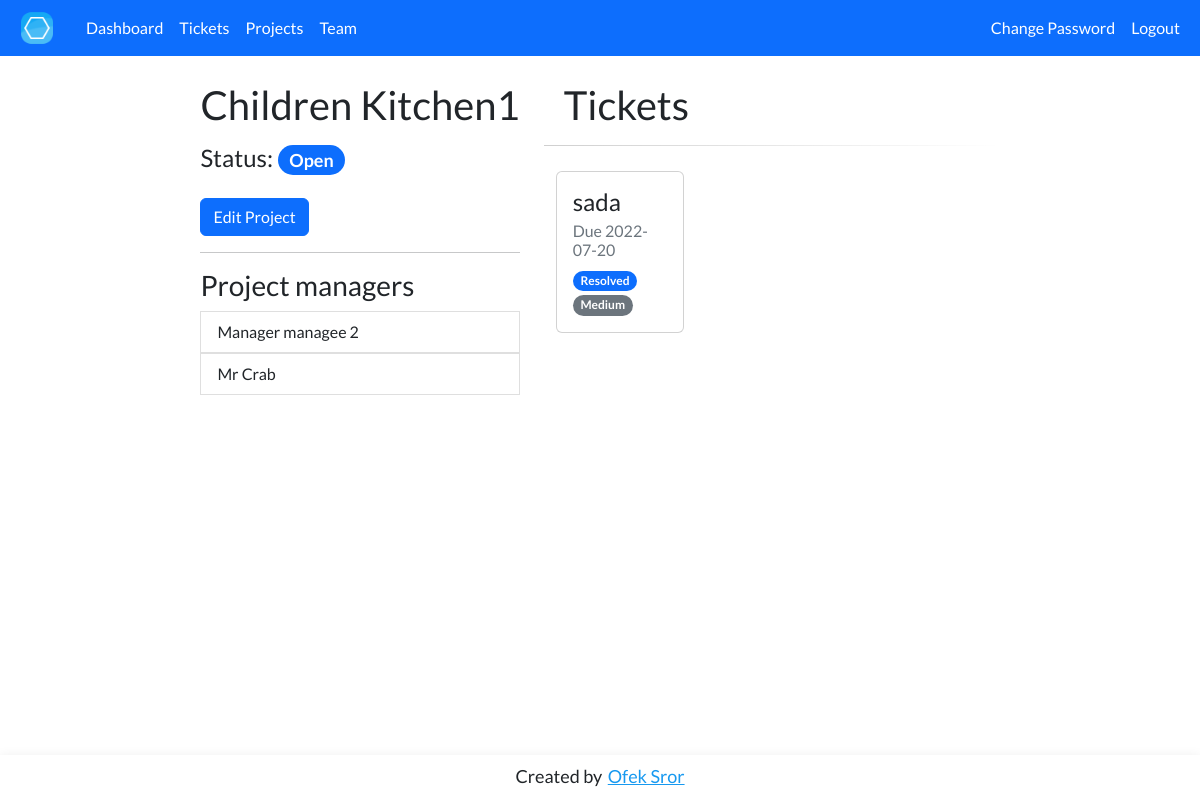
/projects/?project=2 (signed in), run on the app's committed database.
### tables this page shows
CREATE TABLE projects (
    id INTEGER PRIMARY KEY,
    company INTEGER,
    title TEXT,
    status TEXT,
    FOREIGN KEY(company) REFERENCES companies(id)
);

CREATE TABLE users (
    id INTEGER PRIMARY KEY,
    first_name TEXT,
    last_name TEXT,
    email TEXT,
    password_hash TEXT NOT NULL,
    slack TEXT,
    role TEXT,
    company_id INTEGER,
    FOREIGN KEY(company_id) REFERENCES companies(id)
);

CREATE TABLE tickets (
    id INTEGER PRIMARY KEY,
    title TEXT,
    description TEXT,
    status TEXT,
    priority TEXT,
    type TEXT,
    deadline DATE,
    time_estimate INTEGER,
    author INTEGER,
    date_added DATE,
    project INTEGER,
    accepted BIT DEFAULT 0,
    FOREIGN KEY(author) REFERENCES users(id)
    FOREIGN KEY(project) REFERENCES projects(id)
);

### app.py (the view)
@app.route("/projects/", methods=["GET", "POST"])
@login_required
def previewProject():
    if request.method == "POST":
        ProjectID = request.form.get("projectID")
        Title = request.form.get("projectTitle")
        Status = request.form.get("projectStatus")
        if session['role'] == 'admin':
            cursor.execute('DELETE FROM assignedprojects WHERE project_id = ?', (ProjectID,))
            Managers = request.form.getlist("projectAssign")
            for ManagerID in Managers:
                cursor.execute("INSERT INTO assignedprojects (project_id, manager_id) VALUES (?, ?)", (ProjectID, ManagerID,))
        cursor.execute("UPDATE projects SET title=?, status=? WHERE id = ?", (Title, Status, ProjectID,))
        db.commit()
        url = "/projects/?project=" + ProjectID
        return redirect(url)
    else:
        projectID = request.args.get("project")
        if not projectID:
            return redirect('/')
        test_projectCompany = cursor.execute("SELECT company FROM projects WHERE id = ?", (projectID,)).fetchall()
        if not test_projectCompany:
            return redirect('/')
        if session['company'] != test_projectCompany[0][0]:
            return redirect('/')
        projectTitle, projectStatus = cursor.execute("SELECT title, status FROM projects WHERE id = ?", (projectID,)).fetchall()[0]
        sManagers = cursor.execute("SELECT id, first_name, last_name, email, slack FROM users WHERE id IN (SELECT manager_id FROM assignedprojects WHERE project_id = ?)", (projectID,)).fetchall()
        managers = []
        for i in sManagers:
            managers.append({
                'id': i[0],
                'name': i[1] + " " + i[2],
                'email': i[3],
                'slack': i[4]
            })
        sTickets = cursor.execute("SELECT id, title, description, status, priority, type, deadline, date_added, author FROM tickets WHERE project = ?", (projectID,)).fetchall()
        tickets = []
        for i in sTickets:
            tickets.append({
                'ID': i[0],
                'Title': i[1],
                'Description': i[2],
                'Status': i[3],
                'Priority': i[4],
                'Type': i[5],
                'Deadline': i[6],
                'Date_added': i[7],
                'Author': i[8],
            })
        if session['role'] == 'admin':
            controlAccess = 1
            sMembers = cursor.execute("SELECT id, first_name, last_name FROM users WHERE company_id = ? AND role='manager'", (session['company'],)).fetchall()
            members = []
            for i in sMembers:
                members.append({
                    'id': i[0],
                    'name': i[1] + " " + i[2]
                })
            return render_template('projectPreview.html', ProjectTitle=projectTitle, ProjectStatus=projectStatus, ProjectID=projectID, ControlAccess=controlAccess, Members=members, Managers=managers, Tickets=tickets)
        elif session['role'] == 'manager':
            if cursor.execute("SELECT manager_id FROM assignedprojects WHERE project_id = ? AND manager_id = ?", (projectID, session['user_id'],)).fetchall()[0][0]:
                controlAccess = 2
        else:
            controlAccess = 0
        return render_template('projectPreview.html', ProjectTitle=projectTitle, ProjectStatus=projectStatus, ProjectID=projectID, ControlAccess=controlAccess, Managers=managers, Tickets=tickets)

### helpers.py (called while the page is built)
def login_required(f):
    @wraps(f)
    def decorated_function(*args, **kwargs):
        if session.get("user_id") is None:
            return redirect("/account/login")
        session['company'] = t_cursor.execute('SELECT company_id FROM users WHERE id = ?', (session['user_id'],)).fetchall()[0][0]
        session['role'] = t_cursor.execute('SELECT role FROM users WHERE id = ?', (session['user_id'],)).fetchall()[0][0]
        t_db.commit()
        if session['company'] is None:
            return redirect('/account/wait')
        if session['role'] is None:
            return redirect('/account/wait')
        return f(*args, **kwargs)
    return decorated_function

### templates/projectPreview.html (shortened to what this page needs)
{% extends "layout.html" %}
{% block nav %}
    {% if ControlAccess == 1 %}
        <li class="nav-item">
            <a class="nav-link active" aria-current="page" href="/control/tickets">Tickets</a>
        </li>
        <li class="nav-item">
            <a class="nav-link active" aria-current="page" href="/control/projects">Projects</a>
        </li>
        <li class="nav-item">
            <a class="nav-link active" aria-current="page" href="/control/team">Team</a>
        </li>
    {% endif %}
{% endblock %}
{% block main %}
<div class="container-fluid" style="max-width: 80%">
    <div class="row justify-content-center g-4">
        <div class="col-md-auto">
            <h1>{{ ProjectTitle }}</h1>
            <h4 style="margin-top: 15px;">Status: <span class="badge rounded-pill bg-primary">{{ ProjectStatus }}</span></h4>
            {% if ControlAccess == 1 %}
            <button data-bs-toggle="modal" data-bs-target="#ProjectModal" class="btn btn-primary" style="margin-top: 15px;">Edit Project</button>
            {% elif ControlAccess == 2 %}
            <button data-bs-toggle="modal" data-bs-target="#ManagerProjectModal" class="btn btn-primary" style="margin-top: 15px;">Update Project</button>
            {% endif %}
            <hr>
            <div>
                <h3>Project managers</h3>
                <div class="list-group">
                    {% for Manager in Managers %}
                        <span id="user{{ Manager.id }}">
                            <button type="button" class="list-group-item list-group-item-action" data-bs-toggle="modal" data-bs-target="#userContactModal" data-bs-slack="@{{ Manager.slack }}" data-bs-email="{{ Manager.email }}" data-bs-id="{{ Manager.id }}" data-bs-name="{{ Manager.name }}">{{ Manager.name }}</button>
                        </span>
                    {% endfor %}
                </div>
            </div>
        </div>
        <div class="col-xxl-4 col-6">
            <div class="col-md-12">
                <h1 style="margin-left: 20px;">Tickets</h1>
                <hr style="margin-bottom: 25px; border: 0; height: 1px; background-image: linear-gradient(to right, rgba(0, 0, 0, 0.75), rgba(0, 0, 0, 0));">
                <div id="ticketsList">
                    <div class="row g-4" style="margin-left:auto; margin-right:auto;">
                        {% for Ticket in Tickets %}
                        <div class="col-12 col-md-6 col-lg-4 col-xxl-4">
                            <div class="card w-8" style="margin: 0 auto; float: none; cursor: pointer;" onclick="location.href='/tickets/?ticket={{ Ticket.ID }}';">
                                <div class="card-body">
                                    <h4 class="card-title">{{ Ticket.Title }}</h4>
                                    <h6 class="card-subtitle mb-2 text-muted">Due {{ Ticket.Deadline }}</h6>
                                    <span style="display: inline-block; font-size: 12px;" class="badge rounded-pill text-bg-primary">{{ Ticket.Status }}</span>
                                    <span style="display: inline-block; font-size: 12px;" class="badge rounded-pill text-bg-secondary">{{ Ticket.Priority }}</span>
                                </div>
                            </div>
                        </div>
                        {% endfor %}
                    </div>
                </div>
            </div>
        </div>
</div>
{% endblock %}

### templates/layout.html (style rules this page uses)
body { font-family: 'Lato', sans-serif; }

### templates/projectPreview.html (style rules this page uses)
.card { transition-duration: 0.3s; }

### data on the page
projects: title "Children Kitchen1", status "Open"
users: name "Manager managee 2"
users: name "Mr Crab"
tickets: Title "sada", Deadline "2022-07-20", Status "Resolved", Priority "Medium"
